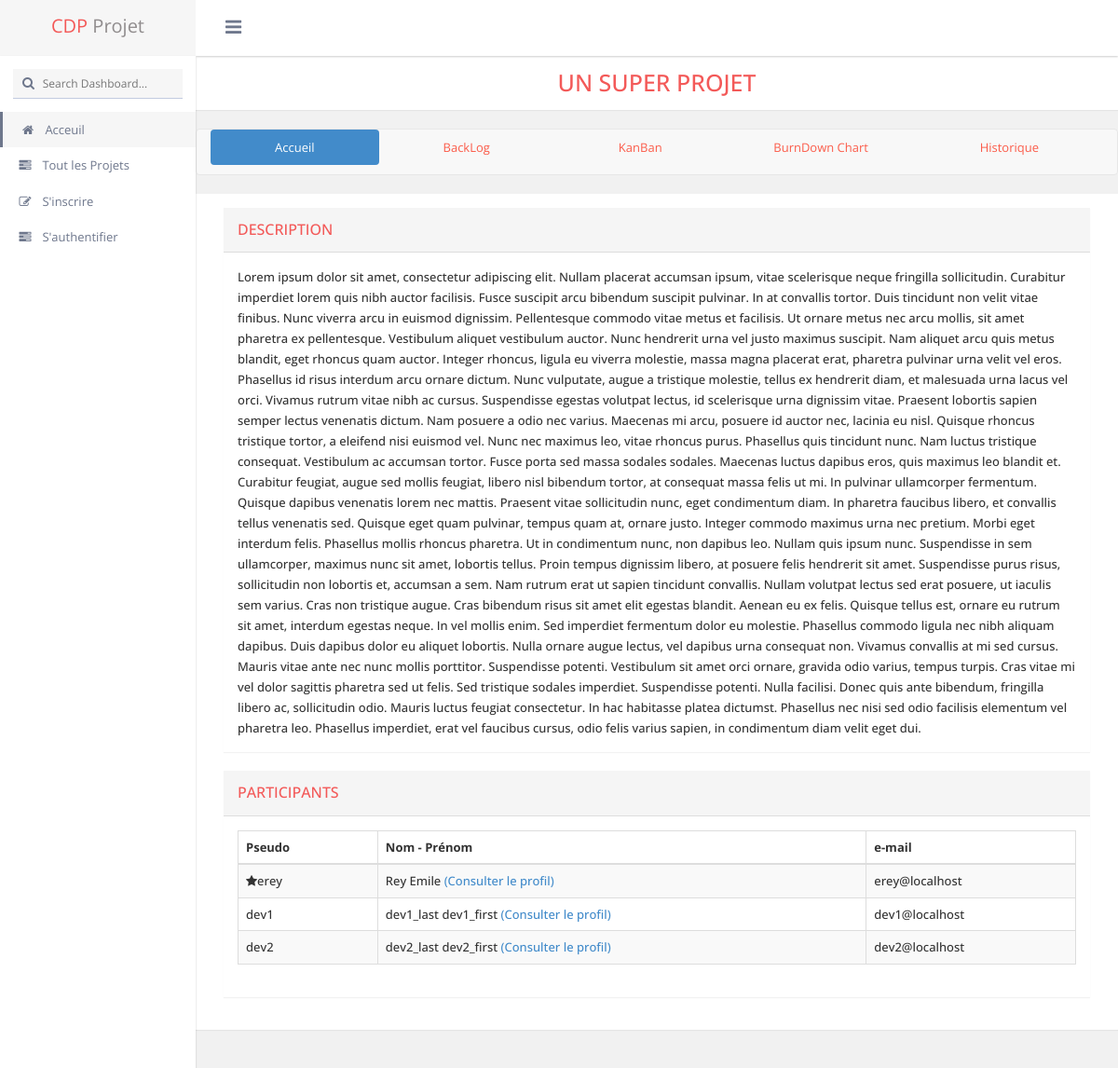
Page /Web/CDP/project.php?id=1 on the committed database.
### tables this page shows
CREATE TABLE Project (
	id INT UNSIGNED NOT NULL AUTO_INCREMENT,
	name VARCHAR(50) NOT NULL,
	description TEXT NOT NULL,
	language VARCHAR(20) NOT NULL,
	owner INT UNSIGNED NOT NULL,
	PRIMARY KEY (id),
	FOREIGN KEY (owner) REFERENCES User(id));

### Web/CDP/database.php (called while the page is built, shortened)
<?php
function get_project($mysql, $id_project){
	$rqt = "SELECT * FROM Project WHERE id=? ;";
	$stmt = $mysql->prepare($rqt);
	$stmt->bind_param("i", $id_project);
	$stmt->execute();
	$result = $stmt->get_result();
	return $result;
}
function get_developers($mysql, $id_project){
	$rqt = "SELECT User.id, first_name,last_name,login,email
				FROM Project
				JOIN User ON Project.owner=User.id
				WHERE Project.id = ?
				UNION
				SELECT User.id,first_name,last_name,login,email
				FROM User
				JOIN WorkOn ON WorkOn.id_user=User.id
				WHERE WorkOn.id_project = ? ;";
	$stmt = $mysql->prepare($rqt);
	$stmt->bind_param("ii", $id_project, $id_project);
	$stmt->execute();
	$result = $stmt->get_result();
	return $result;
}
?>

### Web/CDP/project.php (the view, shortened to what this page needs)
<?php
include("database.php");
if( !$_GET["id"] ) {
  echo '<META HTTP-EQUIV="Refresh" Content="0; URL=404.php">';
  exit();
}
else{
  $mysql = connect();
  $project = get_project($mysql,$_GET["id"]);
  if ($project->num_rows == 0 ){
   echo '<META HTTP-EQUIV="Refresh" Content="0; URL=404.php">';
   exit();
 }
 else{
   $project = $project->fetch_array(MYSQLI_ASSOC);
 }
}
?>
<!DOCTYPE html PUBLIC "-//W3C//DTD XHTML 1.0 Transitional//EN" "http://www.w3.org/TR/xhtml1/DTD/xhtml1-transitional.dtd">
<html xmlns="http://www.w3.org/1999/xhtml">
<head>
    <link href="css/font-awesome.css" rel="stylesheet" type="text/css" />
    <link href="css/bootstrap.min.css" rel="stylesheet" type="text/css" />
    <link href="css/animate.css" rel="stylesheet" type="text/css" />
    <link href="css/admin.css" rel="stylesheet" type="text/css" />
    <link rel="stylesheet" type="text/css" href="https://cdn.datatables.net/r/bs-3.3.5/jq-2.1.4,dt-1.10.8/datatables.min.css"/>
  </head>
  <body class="light_theme  fixed_header left_nav_fixed">
    <div class="wrapper">
      <div class="header_bar">
        <div class="brand">
          <div class="logo" style="display:block"><span class="theme_color">CDP</span> Projet</div>
        </div>
        <div class="header_top_bar">
          <a href="javascript:void(0);" class="menutoggle"> <i class="fa fa-bars"></i> </a>
        </div>
      </div>
      <div class="inner">
        <div class="left_nav">
          <div class="search_bar"> <i class="fa fa-search"></i>
            <input name="" type="text" class="search" placeholder="Search Dashboard..." />
          </div>
          <div class="left_nav_slidebar">
            <ul>
               <?php
              if (isset($_SESSION['pseudo']) && isset($_SESSION['password'])) {
                printf("<li> <a href=\"myprofil.php?id=%d\"> <i class=\"fa fa-home\"></i> Mon Profil </a></li>",$_SESSION['id']);
                printf("<li> <a href=\"createProject.php\"> <i class=\"fa fa-edit\"></i> Créer un projet </a></li>");
                printf("<li class=\"left_nav_active theme_border\"> <a href='projects.php'> <i class='fa fa-tasks'></i> Tout les Projets </a></li>");
                printf("<li> <a href=\"logout.php\"> <i class=\"fa fa-power-off\"></i> Se déconnecter </a></li>");
              }
              else{
			    printf("<li class=\"left_nav_active theme_border\"> <a href='index.php'> <i class='fa fa-home'></i> Acceuil </a></li>");
                printf("<li > <a href='projects.php'> <i class='fa fa-tasks'></i> Tout les Projets </a></li>");
                printf("<li> <a href=\"inscription.php\"> <i class=\"fa fa-edit\"></i> S'inscrire </a></li>");
                printf("<li> <a href=\"login.php\"> <i class=\"fa fa-tasks\"></i> S'authentifier </a></li>");
              }
              ?>
            </ul>
          </div>
        </div>
        <div class="contentpanel">
          <div class="row center">
            <div class="col-lg-12 ">
             <section class="panel default blue_title h2">
               <?php
               printf("<div class=\"panel-heading border\">%s</div>",$project["name"]);
               ?>
             </section>
           </div>
         </div>
        <nav class="navbar navbar-default" role="navigation">
          <div class="collapse navbar-collapse">
            <ul class="nav nav-pills nav-justified">
              <?php
              printf("<li class=\"active\"><a href=\"project.php?id=%d\">Accueil</a></li>",$project["id"]);
              printf("<li><a href=\"backLog.php?id=%d\">BackLog</a></li>",$project["id"]);
              printf("<li><a href=\"kanBan.php?id=%d\">KanBan</a></li>",$project["id"]);
              printf("<li><a href=\"burnDownChart.php?id=%d\">BurnDown Chart</a></li>",$project["id"]);
              printf("<li><a href=\"history.php?id=%d\">Historique</a></li>",$project["id"]);
              ?>
            </ul>
          </div>
        </nav>
        <div class="row">
         <div class="col-md-12">
           <section class="panel default blue_title h2">
             <div class="panel-body">
               <div class="container">
                 <div class = "panel panel-default">
                   <div class = "panel-heading">
                    <h3 class = "panel-title">Description</h3>
                  </div>
                  <?php
                  printf("<div class = \"panel-body\">%s</div>",$project["description"]);
                  ?>
                </div>
                <div class = "panel panel-default">
                 <div class = "panel-heading">
                  <h3 class = "panel-title">Participants</h3>
                </div>
                <div class = "panel-body">
                  <table class="table table-striped table-bordered" id="projects">
                    <thead>
                      <tr>
                        <th class="col-md-2">Pseudo</th>
                        <th>Nom - Prénom</th>
                        <th class="col-md-3">e-mail</th>
                      </tr>
                    </thead>
                    <tbody>
                     <?php
                     $developers = get_developers($mysql,$_GET["id"]);
                     $po = "<li class=\"fa fa-star\" title=\"Propriétaire\">";
                     while ($row = $developers->fetch_array(MYSQLI_ASSOC)){
                      printf("<tr>");
                      printf ("<td data-title=\"Pseudo\">%s</li>%s</td>",($row["id"]==$project["owner"])?$po:"",$row["login"]);
                      printf ("<td data-title=\"Nom\">%s %s <a href=\"myprofil.php?id=%d\">(Consulter le profil)</a></td>",$row["last_name"],$row["first_name"],$row["id"]);
                      printf ("<td data-title=\"e-mail\">%s</td>",$row["email"]);
                      printf("</tr>");
                    }
                    ?>
                  </tbody>
                </table>
              </div>
            </div>
          </div>
        </div>
      </section>
    </div>
  </div>
</div>
</div>
</div>
</body>
</html>

### Web/CDP/project.php (style rules this page uses)
.navbar-collapse a { color: #FB5C4A }

### rows in the picture
project: name "UN SUPER PROJET", description "Lorem ipsum dolor sit amet, consectetur adipiscing elit. Nullam placerat accumsan ipsum, vitae scelerisque neque fringilla sollicitudin. Curabitur imperdiet lorem quis nibh auctor facilisis. Fusce suscipit arcu bibendum suscipit pulvinar. In at convallis tortor. Duis tincidunt non velit vitae finibus. Nunc viverra arcu in euismod dignissim. Pellentesque commodo vitae metus et facilisis. Ut ornare metus nec arcu mollis, sit amet pharetra ex pellentesque. Vestibulum aliquet vestibulum auctor. Nunc hendrerit urna vel justo maximus suscipit. Nam aliquet arcu quis metus blandit, eget rhoncus quam auctor. Integer rhoncus, ligula eu viverra molestie, massa magna placerat erat, pharetra pulvinar…"

### other values in the picture
$row["login"] "erey"
$row["last_name"] "Rey"
$row["first_name"] "Emile"
$row["email"] "erey@localhost"
$row["login"] "dev1"
$row["last_name"] "dev1_last"
$row["first_name"] "dev1_first"
$row["email"] "dev1@localhost"
$row["login"] "dev2"
$row["last_name"] "dev2_last"
$row["first_name"] "dev2_first"
$row["email"] "dev2@localhost"
